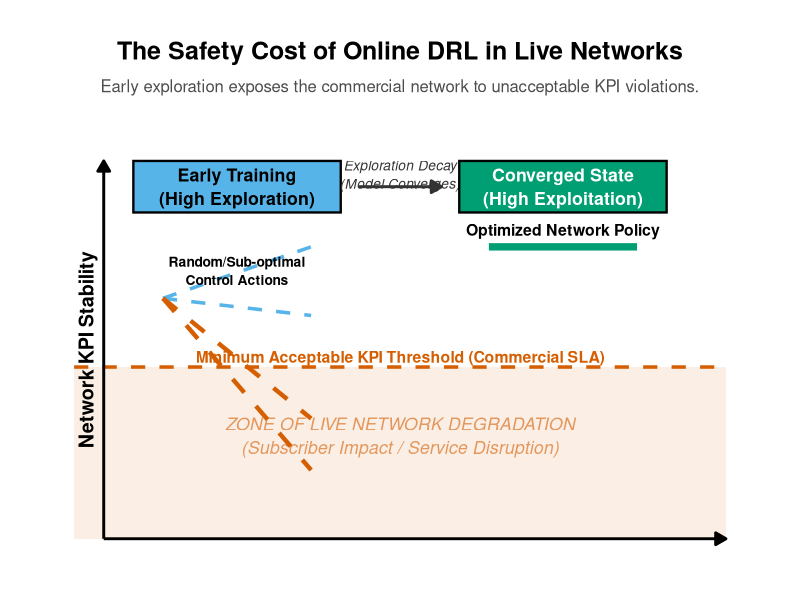
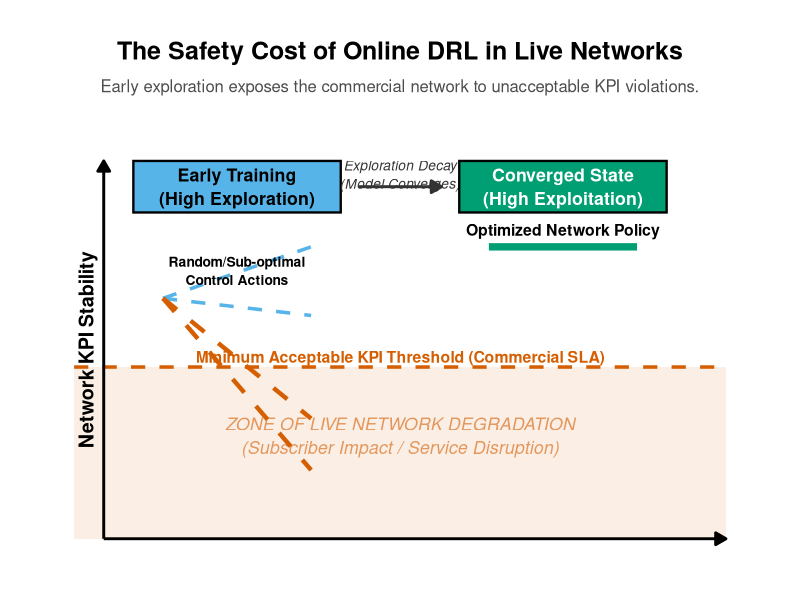
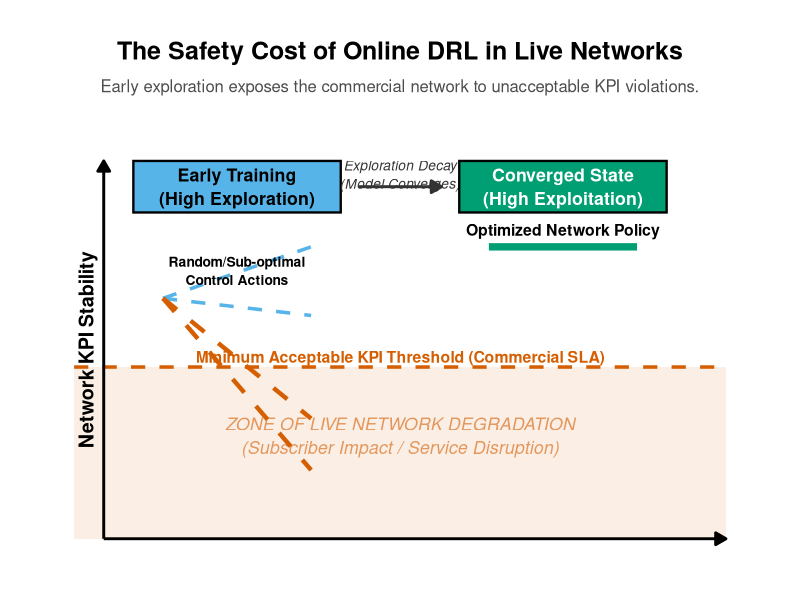
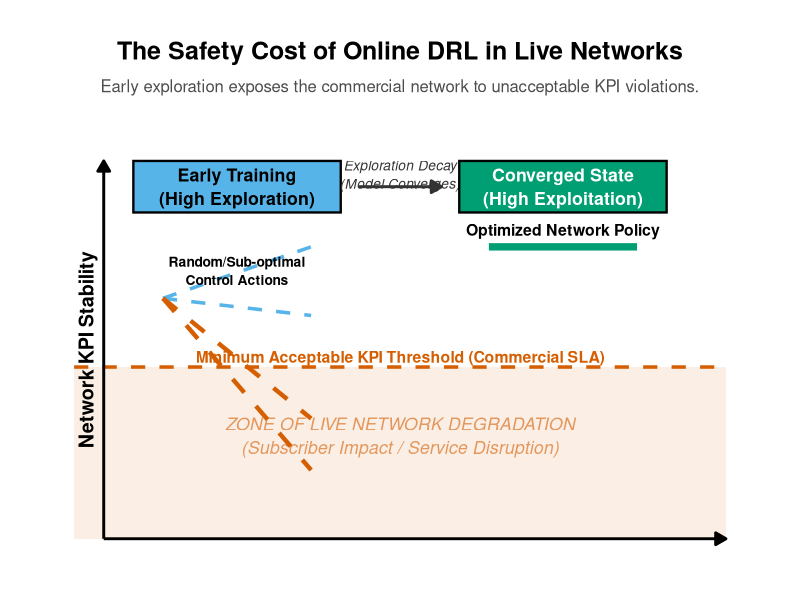

These figures' R source, in order:
library(ggplot2)
library(ggtext)
library(svglite)

# 1. OKABE-ITO COLORS 
color_explore <- "#56B4E9" 
color_exploit <- "#009E73" 
color_danger  <- "#D55E00" 
color_text    <- "grey20"

# 2. THE ACADEMICALLY RIGOROUS DIAGRAM

p_final <- ggplot() +
  xlim(0, 11) + 
  ylim(-1, 10.5) +
  
  # --- THE DANGER ZONE ---

    annotate("rect", xmin = 0, xmax = 11, ymin = -1, ymax = 4, fill = color_danger, alpha = 0.1) +
  
  annotate("segment", x = 0, xend = 11, y = 4, yend = 4, linetype = "dashed", color = color_danger, linewidth = 1.2) +
  annotate("text", x = 5.5, y = 4.3, label = "Minimum Acceptable KPI Threshold (Commercial SLA)", 
           color = color_danger, fontface = "bold", size = 4) +
  annotate("text", x = 5.5, y = 2, label = "ZONE OF LIVE NETWORK DEGRADATION\n(Subscriber Impact / Service Disruption)", 
           color = color_danger, fontface = "italic", size = 4.5, alpha = 0.6, lineheight = 1.1) +
  
  # --- LEFT SIDE: HIGH EXPLORATION ---
  annotate("rect", xmin = 1, xmax = 4.5, ymin = 8.5, ymax = 10, fill = color_explore, color = "black", linewidth = 0.8) +
  # TWEAK: Acknowledging RL mechanics
  annotate("text", x = 2.75, y = 9.25, label = "Early Training\n(High Exploration)", 
           fontface = "bold", size = 4.5, color = "black", lineheight = 1.1) +
  
  # Exploratory Actions
  annotate("segment", x = 1.5, xend = 4, y = 6, yend = 7.5, linetype = "dashed", color = color_explore, linewidth = 1.2) +
  annotate("segment", x = 1.5, xend = 4, y = 6, yend = 5.5, linetype = "dashed", color = color_explore, linewidth = 1.2) +
  annotate("segment", x = 1.5, xend = 4, y = 6, yend = 2.5, linetype = "dashed", color = color_danger, linewidth = 1.5) +
  annotate("segment", x = 1.5, xend = 4, y = 6, yend = 1, linetype = "dashed", color = color_danger, linewidth = 1.5) +
  
  annotate("text", x = 2.75, y = 6.8, label = "Random/Sub-optimal\nControl Actions", 
           size = 3.5, fontface = "bold", lineheight = 1.1) +
  
  # --- TRANSITION ---
  annotate("segment", x = 4.8, xend = 6.2, y = 9.25, yend = 9.25, arrow = arrow(length = unit(0.3, "cm"), type = "closed"), color = color_text, linewidth = 1) +
  #  Exploration Decay 
  annotate("text", x = 5.5, y = 9.6, label = "Exploration Decay\n(Model Converges)", color = color_text, fontface = "italic", size = 3.5, lineheight = 1.1) +
  
  # --- RIGHT SIDE: HIGH EXPLOITATION ---
  annotate("rect", xmin = 6.5, xmax = 10, ymin = 8.5, ymax = 10, fill = color_exploit, color = "black", linewidth = 0.8) +
  
  annotate("text", x = 8.25, y = 9.25, label = "Converged State\n(High Exploitation)", 
           fontface = "bold", size = 4.5, color = "white", lineheight = 1.1) +
  
  annotate("segment", x = 7, xend = 9.5, y = 7.5, yend = 7.5, color = color_exploit, linewidth = 2.5) +
  annotate("text", x = 8.25, y = 8, label = "Optimized Network Policy", size = 4, fontface = "bold") +
  
  # --- AXES & CONTEXT ---
  annotate("segment", x = 0.5, xend = 0.5, y = -1, yend = 10, arrow = arrow(length = unit(0.3, "cm"), type = "closed"), color = "black", linewidth = 1) +
  annotate("text", x = 0.2, y = 4.5, label = "Network KPI Stability", angle = 90, fontface = "bold", size = 5) +
  
  annotate("segment", x = 0.5, xend = 11, y = -1, yend = -1, arrow = arrow(length = unit(0.3, "cm"), type = "closed"), color = "black", linewidth = 1) +
  annotate("text", x = 5.5, y = -1.4, label = "Time (Live Network Operations)", fontface = "bold", size = 4.5) +
  
  # --- THEME ---
  theme_void() +
  theme(
    plot.title = element_markdown(face = "bold", size = 18, hjust = 0.5, margin = margin(b = 10)),
    plot.subtitle = element_markdown(size = 12, hjust = 0.5, color = "grey30", margin = margin(b = 20)),
    plot.margin = margin(30, 30, 30, 30),
    plot.background = element_rect(fill = "#FFFFFF", color = NA)
  ) +
  labs(
    title = "The Safety Cost of Online DRL in Live Networks",
    subtitle = "Early exploration exposes the commercial network to unacceptable KPI violations."
  )

print(p_final)

# ==========================================
# 3. HIGH-QUALITY EXPORT FOR MASTER'S DISSERTATION
# ==========================================
# Export as PNG for Word/PowerPoint (300 DPI is print quality)
ggsave("Online_DRL_Risk_Diagram.png", plot = p_final, width = 10, height = 6, dpi = 300, bg = "white")

# Export as SVG or PDF for LaTeX (Vector format ensures infinite zoom without pixelation)
ggsave("Online_DRL_Risk_Diagram.svg", plot = p_final, width = 10, height = 6, bg = "white")
ggsave("Online_DRL_Risk_Diagram.pdf", plot = p_final, width = 10, height = 6, bg = "white")
